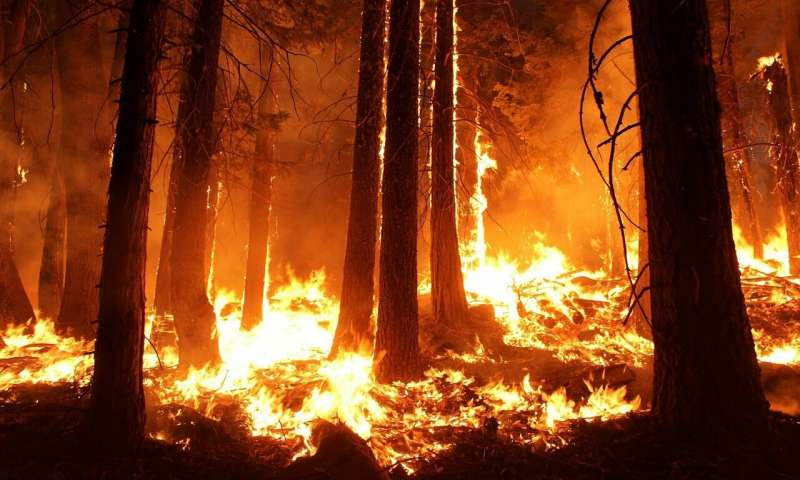
#> input picture forestfire.jpg, 800 x 480 px
$ python -i watershed_threshold.py   (imports and definitions only)
#> lines starting #> are read from the running program, lines starting #| are printed output that depends on the picture; after the words box and inside, x2 and y2 are one past the last pixel; in counts of white or black regions, pixels touching at a corner belong together
#> further down, picture is the input picture: shape (480, 800, 3); mean B, G, R 27.2, 66.3, 132.7
# watershed_threshold.py
import cv2
import numpy as np

def watershed_segmentation(thresholded_img):
    gray = cv2.cvtColor(thresholded_img, cv2.COLOR_BGR2GRAY)
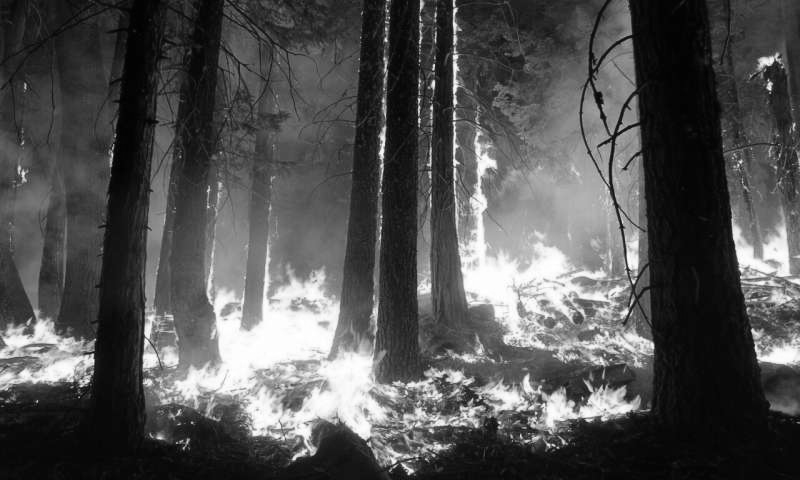
#> gray: shape (480, 800); min 0, max 255, mean 81.7
    ret, thresh = cv2.threshold(gray, 0, 255, cv2.THRESH_BINARY_INV + cv2.THRESH_OTSU)
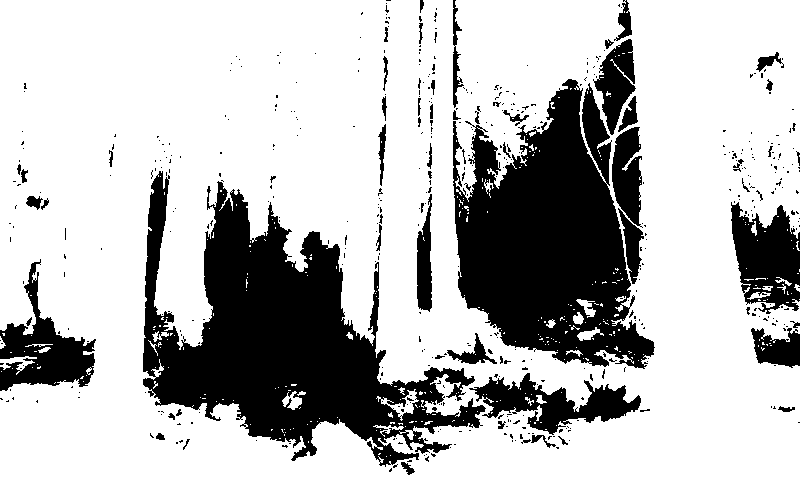
#> thresh: shape (480, 800); 73% white; 512 black regions (450 under 20 px), largest, box (x1, y1, x2, y2) and area: (143, 171, 486, 467) 41661, (453, 79, 655, 369) 34313, (731, 202, 800, 314) 5033
#> ret = 111

    # noise removal
    kernel = np.ones((3, 3), np.uint8)
    opening = cv2.morphologyEx(thresh, cv2.MORPH_OPEN, kernel, iterations=2)
#> opening: shape (480, 800); 70.2% white; 174 black regions (135 under 20 px), largest, box (x1, y1, x2, y2) and area: (143, 167, 650, 475) 50815, (453, 0, 655, 379) 45084, (731, 195, 800, 321) 5899

    # sure background area
    sure_bg = cv2.dilate(opening, kernel, iterations=3)
#> sure_bg: shape (480, 800); 76.9% white; 17 black regions (6 under 20 px), largest, box (x1, y1, x2, y2) and area: (146, 174, 637, 466) 39823, (456, 15, 651, 365) 38136, (734, 205, 800, 309) 4704

    # sure foreground area
    dist_transform = cv2.distanceTransform(opening, cv2.DIST_L2, 5)
    ret, sure_fg = cv2.threshold(dist_transform, 0.7 * dist_transform.max(), 255, 0)
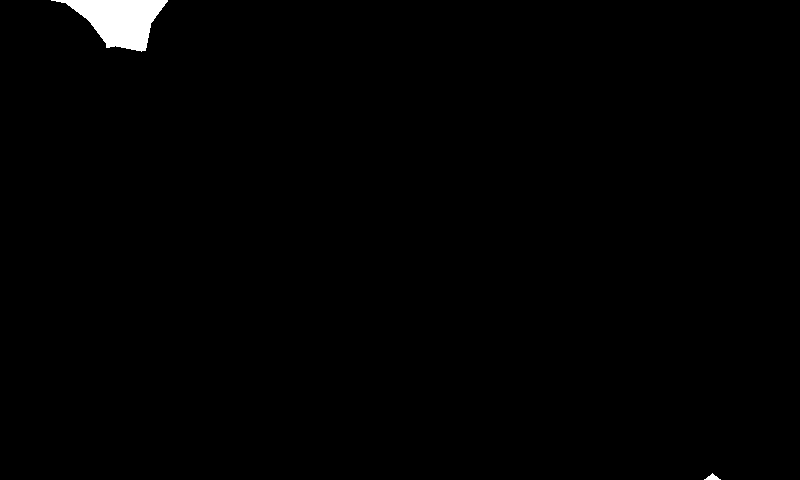
#> sure_fg: shape (480, 800) float32; 0.86% white; 2 white regions, box (x1, y1, x2, y2) and area: (51, 0, 168, 52) 3225, (704, 473, 721, 480) 59
#> ret = 88.03

    # Finding unknown region
    sure_fg = np.uint8(sure_fg)
    unknown = cv2.subtract(sure_bg, sure_fg)
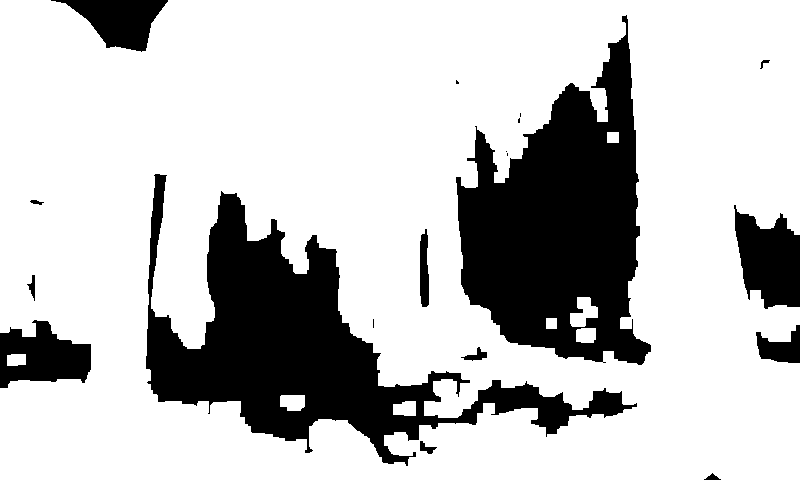
#> unknown: shape (480, 800); 76% white; 19 black regions (6 under 20 px), largest, box (x1, y1, x2, y2) and area: (146, 174, 637, 466) 39823, (456, 15, 651, 365) 38136, (734, 205, 800, 309) 4704

    # Marker labelling
    ret, markers = cv2.connectedComponents(sure_fg)
#> markers: shape (480, 800) int32; 3 distinct labels, from 0 to 2
#> ret = 3

    # Add one to all labels so that sure background is not 0, but 1
    markers = markers + 1
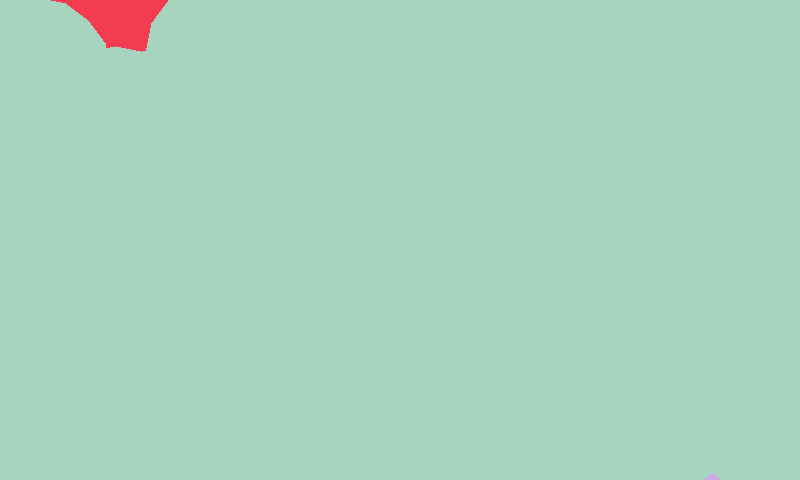
#> markers: shape (480, 800) int32; 3 distinct labels, from 1 to 3; one colour per label, 0 black

    # Now, mark the region of unknown with zero
    markers[unknown == 255] = 0
#> markers: shape (480, 800) int32; 4 distinct labels, from 0 to 3

    # Apply watershed algorithm
    markers = cv2.watershed(thresholded_img, markers)
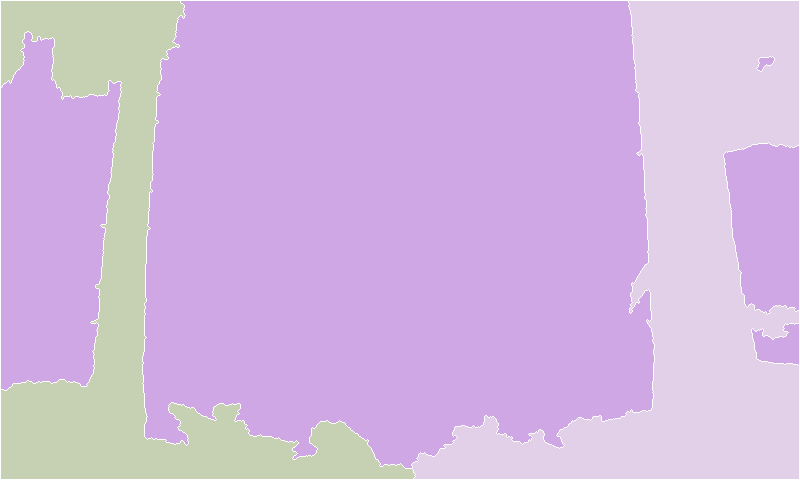
#> markers: shape (480, 800) int32; 4 distinct labels, from -1 to 3; one colour per label, 0 black, -1 white

    # Mark boundaries with red color
    thresholded_img[markers == -1] = [255, 0, 0]
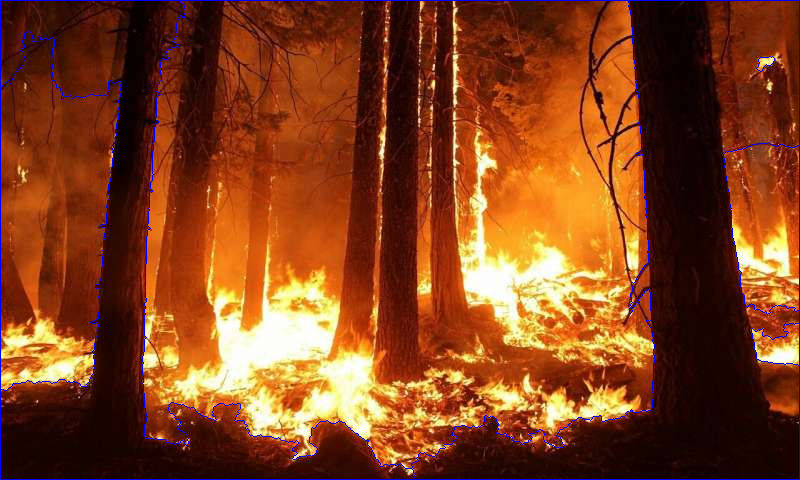
#> thresholded_img: shape (480, 800, 3); 1.42% of pixels changed, all inside (x1, y1, x2, y2) = (0, 0, 800, 480)

    return thresholded_img

>>> import cv2
>>> picture = cv2.imread('forestfire.jpg')
>>> result = watershed_segmentation(picture)

$ run again, on forest3.png
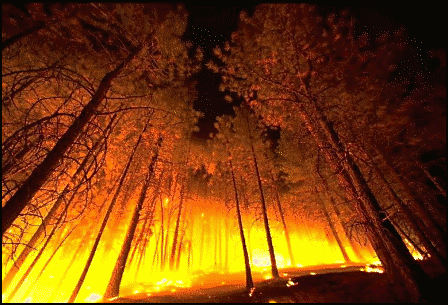
#> input picture forest3.png, 448 x 305 px
#> picture is the input picture: shape (305, 448, 3); mean B, G, R 13.4, 63.1, 118.9
#> in watershed_segmentation, `ret, thresh = cv2.threshold(gray, 0, 255, cv2.THRESH_BINARY_INV + cv2...`:
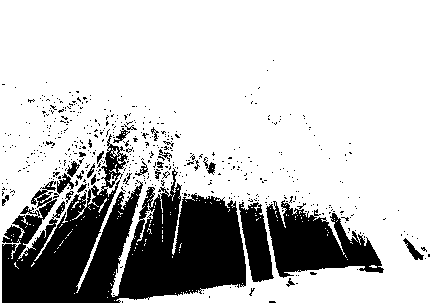
#> thresh: shape (305, 448); 77.1% white; 524 black regions (496 under 20 px), largest, box (x1, y1, x2, y2) and area: (2, 134, 246, 303) 22015, (266, 200, 384, 278) 4994, (239, 202, 274, 282) 1667
#> in watershed_segmentation, `ret, thresh = cv2.threshold(gray, 0, 255, cv2.THRESH_BINARY_INV + cv2...`: ret = 107
#> opening: shape (305, 448); 71.3% white; 134 black regions (121 under 20 px), largest, box (x1, y1, x2, y2) and area: (0, 110, 384, 305) 37595, (42, 91, 91, 138) 412, (184, 152, 221, 175) 324
#> sure_bg: shape (305, 448); 77.5% white; 12 black regions (7 under 20 px), largest, box (x1, y1, x2, y2) and area: (0, 127, 379, 305) 30496, (157, 159, 175, 178) 91, (162, 139, 170, 158) 82, (124, 125, 131, 131) 24, (416, 253, 424, 257) 22
#> in watershed_segmentation, `ret, sure_fg = cv2.threshold(dist_transform, 0.7 * dist_transform.max(..`: ret = 120.7
#> in watershed_segmentation, `ret, markers = cv2.connectedComponents(sure_fg)`: ret = 2
#> in watershed_segmentation, `thresholded_img[markers == -1] = [255, 0, 0]`:
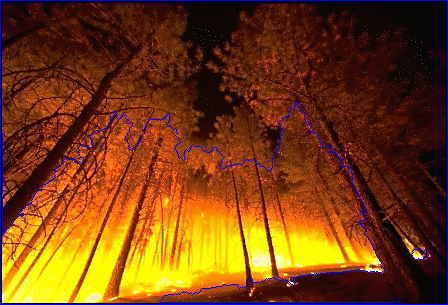
#> thresholded_img: shape (305, 448, 3); 2.14% of pixels changed, all inside (x1, y1, x2, y2) = (0, 0, 448, 305)
